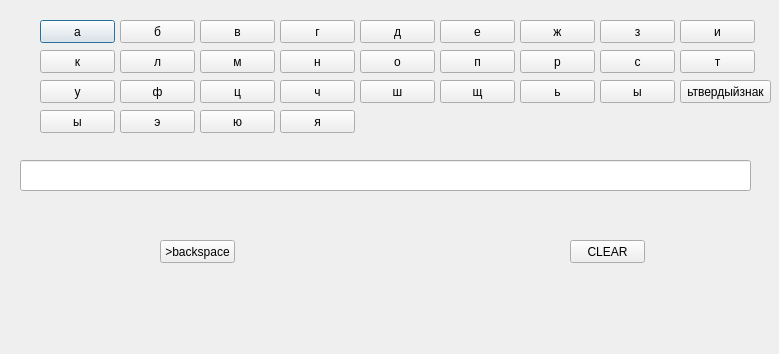
<?xml version="1.0" encoding="UTF-8"?>
<ui version="4.0">
 <class>Dialog</class>
 <widget class="QDialog" name="Dialog">
  <property name="geometry">
   <rect>
    <x>0</x>
    <y>0</y>
    <width>779</width>
    <height>354</height>
   </rect>
  </property>
  <property name="windowTitle">
   <string>Dialog</string>
  </property>
  <widget class="QPushButton" name="pushButton_1">
   <property name="geometry">
    <rect>
     <x>40</x>
     <y>20</y>
     <width>75</width>
     <height>23</height>
    </rect>
   </property>
   <property name="text">
    <string>а</string>
   </property>
   <attribute name="buttonGroup">
    <string notr="true">buttonGroup_alfabet</string>
   </attribute>
  </widget>
  <widget class="QPushButton" name="pushButton_26">
   <property name="geometry">
    <rect>
     <x>40</x>
     <y>80</y>
     <width>75</width>
     <height>23</height>
    </rect>
   </property>
   <property name="text">
    <string>у</string>
   </property>
   <attribute name="buttonGroup">
    <string notr="true">buttonGroup_alfabet</string>
   </attribute>
  </widget>
  <widget class="QPushButton" name="pushButton_3">
   <property name="geometry">
    <rect>
     <x>40</x>
     <y>50</y>
     <width>75</width>
     <height>23</height>
    </rect>
   </property>
   <property name="text">
    <string>к</string>
   </property>
   <attribute name="buttonGroup">
    <string notr="true">buttonGroup_alfabet</string>
   </attribute>
  </widget>
  <widget class="QPushButton" name="pushButton_4">
   <property name="geometry">
    <rect>
     <x>120</x>
     <y>20</y>
     <width>75</width>
     <height>23</height>
    </rect>
   </property>
   <property name="text">
    <string>б</string>
   </property>
   <attribute name="buttonGroup">
    <string notr="true">buttonGroup_alfabet</string>
   </attribute>
  </widget>
  <widget class="QPushButton" name="pushButton_5">
   <property name="geometry">
    <rect>
     <x>120</x>
     <y>80</y>
     <width>75</width>
     <height>23</height>
    </rect>
   </property>
   <property name="text">
    <string>ф</string>
   </property>
   <attribute name="buttonGroup">
    <string notr="true">buttonGroup_alfabet</string>
   </attribute>
  </widget>
  <widget class="QPushButton" name="pushButton_6">
   <property name="geometry">
    <rect>
     <x>280</x>
     <y>20</y>
     <width>75</width>
     <height>23</height>
    </rect>
   </property>
   <property name="text">
    <string>г</string>
   </property>
   <attribute name="buttonGroup">
    <string notr="true">buttonGroup_alfabet</string>
   </attribute>
  </widget>
  <widget class="QPushButton" name="pushButton_7">
   <property name="geometry">
    <rect>
     <x>120</x>
     <y>50</y>
     <width>75</width>
     <height>23</height>
    </rect>
   </property>
   <property name="text">
    <string>л</string>
   </property>
   <attribute name="buttonGroup">
    <string notr="true">buttonGroup_alfabet</string>
   </attribute>
  </widget>
  <widget class="QPushButton" name="pushButton_8">
   <property name="geometry">
    <rect>
     <x>200</x>
     <y>50</y>
     <width>75</width>
     <height>23</height>
    </rect>
   </property>
   <property name="text">
    <string>м</string>
   </property>
   <attribute name="buttonGroup">
    <string notr="true">buttonGroup_alfabet</string>
   </attribute>
  </widget>
  <widget class="QPushButton" name="pushButton_9">
   <property name="geometry">
    <rect>
     <x>200</x>
     <y>80</y>
     <width>75</width>
     <height>23</height>
    </rect>
   </property>
   <property name="text">
    <string>ц</string>
   </property>
   <attribute name="buttonGroup">
    <string notr="true">buttonGroup_alfabet</string>
   </attribute>
  </widget>
  <widget class="QPushButton" name="pushButton_10">
   <property name="geometry">
    <rect>
     <x>200</x>
     <y>20</y>
     <width>75</width>
     <height>23</height>
    </rect>
   </property>
   <property name="text">
    <string>в</string>
   </property>
   <attribute name="buttonGroup">
    <string notr="true">buttonGroup_alfabet</string>
   </attribute>
  </widget>
  <widget class="QPushButton" name="pushButton_11">
   <property name="geometry">
    <rect>
     <x>440</x>
     <y>50</y>
     <width>75</width>
     <height>23</height>
    </rect>
   </property>
   <property name="text">
    <string>п</string>
   </property>
   <attribute name="buttonGroup">
    <string notr="true">buttonGroup_alfabet</string>
   </attribute>
  </widget>
  <widget class="QPushButton" name="pushButton_12">
   <property name="geometry">
    <rect>
     <x>360</x>
     <y>50</y>
     <width>75</width>
     <height>23</height>
    </rect>
   </property>
   <property name="text">
    <string>о</string>
   </property>
   <attribute name="buttonGroup">
    <string notr="true">buttonGroup_alfabet</string>
   </attribute>
  </widget>
  <widget class="QPushButton" name="pushButton_13">
   <property name="geometry">
    <rect>
     <x>360</x>
     <y>20</y>
     <width>75</width>
     <height>23</height>
    </rect>
   </property>
   <property name="text">
    <string>д</string>
   </property>
   <attribute name="buttonGroup">
    <string notr="true">buttonGroup_alfabet</string>
   </attribute>
  </widget>
  <widget class="QPushButton" name="pushButton_14">
   <property name="geometry">
    <rect>
     <x>280</x>
     <y>80</y>
     <width>75</width>
     <height>23</height>
    </rect>
   </property>
   <property name="text">
    <string>ч</string>
   </property>
   <attribute name="buttonGroup">
    <string notr="true">buttonGroup_alfabet</string>
   </attribute>
  </widget>
  <widget class="QPushButton" name="pushButton_15">
   <property name="geometry">
    <rect>
     <x>280</x>
     <y>50</y>
     <width>75</width>
     <height>23</height>
    </rect>
   </property>
   <property name="text">
    <string>н</string>
   </property>
   <attribute name="buttonGroup">
    <string notr="true">buttonGroup_alfabet</string>
   </attribute>
  </widget>
  <widget class="QPushButton" name="pushButton_16">
   <property name="geometry">
    <rect>
     <x>360</x>
     <y>80</y>
     <width>75</width>
     <height>23</height>
    </rect>
   </property>
   <property name="text">
    <string>ш</string>
   </property>
   <attribute name="buttonGroup">
    <string notr="true">buttonGroup_alfabet</string>
   </attribute>
  </widget>
  <widget class="QPushButton" name="pushButton_17">
   <property name="geometry">
    <rect>
     <x>440</x>
     <y>20</y>
     <width>75</width>
     <height>23</height>
    </rect>
   </property>
   <property name="text">
    <string>е</string>
   </property>
   <attribute name="buttonGroup">
    <string notr="true">buttonGroup_alfabet</string>
   </attribute>
  </widget>
  <widget class="QPushButton" name="pushButton_18">
   <property name="geometry">
    <rect>
     <x>440</x>
     <y>80</y>
     <width>75</width>
     <height>23</height>
    </rect>
   </property>
   <property name="text">
    <string>щ</string>
   </property>
   <attribute name="buttonGroup">
    <string notr="true">buttonGroup_alfabet</string>
   </attribute>
  </widget>
  <widget class="QPushButton" name="pushButton_19">
   <property name="geometry">
    <rect>
     <x>520</x>
     <y>50</y>
     <width>75</width>
     <height>23</height>
    </rect>
   </property>
   <property name="text">
    <string>р</string>
   </property>
   <attribute name="buttonGroup">
    <string notr="true">buttonGroup_alfabet</string>
   </attribute>
  </widget>
  <widget class="QPushButton" name="pushButton_20">
   <property name="geometry">
    <rect>
     <x>520</x>
     <y>80</y>
     <width>75</width>
     <height>23</height>
    </rect>
   </property>
   <property name="text">
    <string>ь</string>
   </property>
   <attribute name="buttonGroup">
    <string notr="true">buttonGroup_alfabet</string>
   </attribute>
  </widget>
  <widget class="QPushButton" name="pushButton_21">
   <property name="geometry">
    <rect>
     <x>600</x>
     <y>20</y>
     <width>75</width>
     <height>23</height>
    </rect>
   </property>
   <property name="text">
    <string>з</string>
   </property>
   <attribute name="buttonGroup">
    <string notr="true">buttonGroup_alfabet</string>
   </attribute>
  </widget>
  <widget class="QPushButton" name="pushButton_22">
   <property name="geometry">
    <rect>
     <x>600</x>
     <y>50</y>
     <width>75</width>
     <height>23</height>
    </rect>
   </property>
   <property name="text">
    <string>с</string>
   </property>
   <attribute name="buttonGroup">
    <string notr="true">buttonGroup_alfabet</string>
   </attribute>
  </widget>
  <widget class="QPushButton" name="pushButton_23">
   <property name="geometry">
    <rect>
     <x>600</x>
     <y>80</y>
     <width>75</width>
     <height>23</height>
    </rect>
   </property>
   <property name="text">
    <string>ы</string>
   </property>
   <attribute name="buttonGroup">
    <string notr="true">buttonGroup_alfabet</string>
   </attribute>
  </widget>
  <widget class="QPushButton" name="pushButton_24">
   <property name="geometry">
    <rect>
     <x>680</x>
     <y>20</y>
     <width>75</width>
     <height>23</height>
    </rect>
   </property>
   <property name="text">
    <string>и</string>
   </property>
   <attribute name="buttonGroup">
    <string notr="true">buttonGroup_alfabet</string>
   </attribute>
  </widget>
  <widget class="QPushButton" name="pushButton_25">
   <property name="geometry">
    <rect>
     <x>680</x>
     <y>50</y>
     <width>75</width>
     <height>23</height>
    </rect>
   </property>
   <property name="text">
    <string>т</string>
   </property>
   <attribute name="buttonGroup">
    <string notr="true">buttonGroup_alfabet</string>
   </attribute>
  </widget>
  <widget class="QLineEdit" name="lineEdit">
   <property name="geometry">
    <rect>
     <x>20</x>
     <y>160</y>
     <width>731</width>
     <height>31</height>
    </rect>
   </property>
   <property name="font">
    <font>
     <pointsize>15</pointsize>
    </font>
   </property>
  </widget>
  <widget class="QPushButton" name="button_clear">
   <property name="geometry">
    <rect>
     <x>570</x>
     <y>240</y>
     <width>75</width>
     <height>23</height>
    </rect>
   </property>
   <property name="text">
    <string>CLEAR</string>
   </property>
  </widget>
  <widget class="QPushButton" name="pushButton">
   <property name="geometry">
    <rect>
     <x>520</x>
     <y>20</y>
     <width>75</width>
     <height>23</height>
    </rect>
   </property>
   <property name="text">
    <string>ж</string>
   </property>
  </widget>
  <widget class="QPushButton" name="button_probel">
   <property name="geometry">
    <rect>
     <x>680</x>
     <y>80</y>
     <width>91</width>
     <height>23</height>
    </rect>
   </property>
   <property name="text">
    <string>ьтвердыйзнак</string>
   </property>
   <attribute name="buttonGroup">
    <string notr="true">buttonGroup_alfabet</string>
   </attribute>
  </widget>
  <widget class="QPushButton" name="button_clearback">
   <property name="geometry">
    <rect>
     <x>160</x>
     <y>240</y>
     <width>75</width>
     <height>23</height>
    </rect>
   </property>
   <property name="text">
    <string>&gt;backspace</string>
   </property>
  </widget>
  <widget class="QPushButton" name="pushButton_27">
   <property name="geometry">
    <rect>
     <x>40</x>
     <y>110</y>
     <width>75</width>
     <height>23</height>
    </rect>
   </property>
   <property name="text">
    <string>ы</string>
   </property>
   <attribute name="buttonGroup">
    <string notr="true">buttonGroup_alfabet</string>
   </attribute>
  </widget>
  <widget class="QPushButton" name="pushButton_28">
   <property name="geometry">
    <rect>
     <x>120</x>
     <y>110</y>
     <width>75</width>
     <height>23</height>
    </rect>
   </property>
   <property name="text">
    <string>э</string>
   </property>
   <attribute name="buttonGroup">
    <string notr="true">buttonGroup_alfabet</string>
   </attribute>
  </widget>
  <widget class="QPushButton" name="pushButton_29">
   <property name="geometry">
    <rect>
     <x>200</x>
     <y>110</y>
     <width>75</width>
     <height>23</height>
    </rect>
   </property>
   <property name="text">
    <string>ю</string>
   </property>
   <attribute name="buttonGroup">
    <string notr="true">buttonGroup_alfabet</string>
   </attribute>
  </widget>
  <widget class="QPushButton" name="pushButton_30">
   <property name="geometry">
    <rect>
     <x>280</x>
     <y>110</y>
     <width>75</width>
     <height>23</height>
    </rect>
   </property>
   <property name="text">
    <string>я</string>
   </property>
   <attribute name="buttonGroup">
    <string notr="true">buttonGroup_alfabet</string>
   </attribute>
  </widget>
 </widget>
 <resources/>
 <connections/>
 <buttongroups>
  <buttongroup name="buttonGroup_alfabet"/>
 </buttongroups>
</ui>
